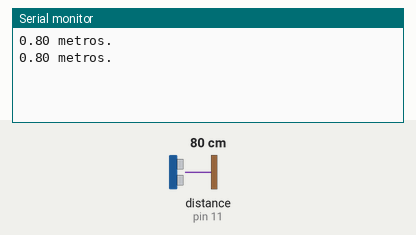
Bench run of a sketch on a simulated Arduino Uno, built with avr-gcc and run on an emulated ATmega328P. Shown: the last lines printed to the serial monitor. The inputs (shaded band) are chosen by the test bench; at power-on: distance to the obstacle (sensor on pin 11) 80 cm. The echo pulse lasts 58.3 µs per cm.

Above: at 2.8 s.
2.9 s: distance to the obstacle (sensor on pin 11) set to 2 cm
At 4.7 s:
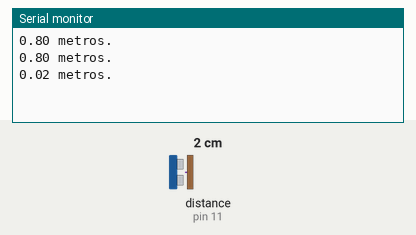
5.6 s: distance to the obstacle (sensor on pin 11) set to 4 cm
At 7.5 s:
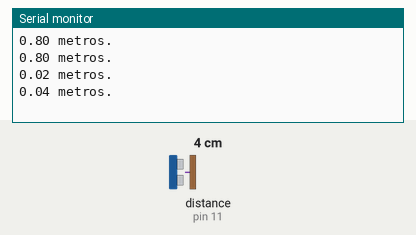
Timing chart, 0 to 9.0 s (numbered marks = the images above; inputs shaded):
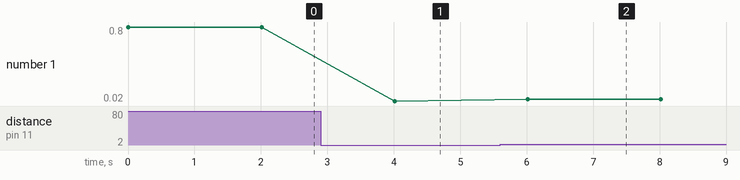

Measured:
- after the input at 2.9 s, the serial monitor: prints a new line after 1.1 s (image 1)
- after the input at 5.6 s, the serial monitor: prints a new line after 0.41 s (image 2)
- plotted number 1: 0.8 → 0.02 after the input at 2.9 s, 0.02 → 0.04 after the input at 5.6 s

The sketch:

Ultrassonico.ino
```cpp
#include <Ultrasonic.h>

#define TRIGGER_PIN 10
#define ECHO_PIN 11

Ultrasonic ultrasonic(TRIGGER_PIN, ECHO_PIN);
float dist, metro;

void setup() {
  Serial.begin(9600);
}

void loop() {
  long microsec = ultrasonic.timing();
  dist = ultrasonic.convert(microsec, Ultrasonic::CM);
  metro = dist/100;
  Serial.print(metro);
  Serial.print(" metros.");
  Serial.println();
  delay(2000);
}
```
